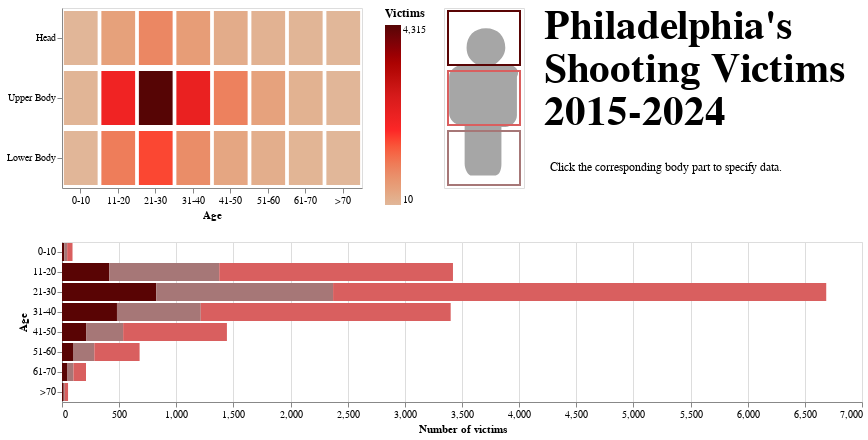

The notebook cell this image was saved under:
### Code cell
#Create an interactive selection for body parts (acting as clickable elements)
dataSelection = alt.selection_point(
    fields=['bodyParts'],
    on="click",
    empty=True
)

chart3 = (
    alt.Chart(woundCounts)
    .mark_bar()
    .encode(
        x=alt.X("Count:Q",title="Number of victims"),
        y=alt.Y("ageGroup:N",title="Age"),
        color=alt.condition(
            dataSelection,
            alt.Color(
                "bodyParts:N",
                scale=alt.Scale(
                    domain=['Head', 'Upper Body', 'Lower Body'],
                    range=['#590404','#D95F5F','#A67777']
                ),
                legend=None,
            ),
            alt.value("lightgray")
        )
    )
    .properties(width=800)
    .add_params(dataSelection)
)

chart1 = (
    alt.Chart(woundCounts)
    .mark_bar()
    .encode(
        x=alt.X("ageGroup:N", axis=alt.Axis(labelAngle=0),title="Age"),
        y=alt.Y("bodyParts:N", sort=['Head', 'Upper Body', 'Lower Body'],title=""),
        color=alt.condition(
            dataSelection,
            alt.Color(
                "Count:Q",
                scale=alt.Scale(
                    range=['#E1B799', '#EC8461', '#FF2828', '#D71B1B', '#A90100', '#560505']
                ),
                legend=alt.Legend(
                    title="Victims",
                    titleFontSize=12,
                    labelFontSize=10,
                    symbolSize=10,
                    offset=-140
                )
            ),
            alt.value("lightgray")
        ),
    )
    .properties(width=300, height=180)
    .add_params(dataSelection)
)

#Create a DataFrame with only one data point
dataPerson = pd.DataFrame([{'bodyParts': 'Whole Body'}])

#Sample data for body parts: Head, Body, and Legs
data_parts = pd.DataFrame({
    'bodyParts': ['Head', 'Upper Body', 'Lower Body'],
    'x': [1, 1, 1],
    'y': [3, 2, 1],
    'Count': [1, 1, 1]
})

#SVG path for a person shape
person = (
    "M1.3 -1.7h-0.8c0.3 -0.2 0.6 -0.5 0.6 -0.9c0 -0.6 "
    "-0.4 -1 -1 -1c-0.6 0 -1 0.4 -1 1c0 0.4 0.2 0.7 0.6 "
    "0.9h-0.8c-0.4 0 -0.7 0.3 -0.7 0.6v1.9c0 0.3 0.3 0.6 "
    "0.6 0.6h0.2c0 0 0 0.1 0 0.1v1.9c0 0.3 0.2 0.6 0.3 "
    "0.6h1.3c0.2 0 0.3 -0.3 0.3 -0.6v-1.8c0 0 0 -0.1 0 "
    "-0.1h0.2c0.3 0 0.6 -0.3 0.6 -0.6v-2c0.2 -0.3 -0.1 "
    "-0.6 -0.4 -0.6z"
)

#Chart for the person shape
person_chart = alt.Chart(dataPerson).mark_point(
    filled=True,
    size=1500,
    color='grey'
).encode(
    alt.ShapeValue(person)
)

#Create the bar chart for head, body, and legs
parts_chart = alt.Chart(data_parts).mark_bar(
    size=100,
    fillOpacity=0,
    strokeWidth=2
).encode(
    x=alt.X('x:O', axis=None),
    y=alt.Y('y:O', axis=None, sort='descending', bandPosition=0),
    stroke=alt.condition(
        dataSelection,
        alt.Color(
            "bodyParts:N",
            scale=alt.Scale(
                domain=['Head', 'Upper Body', 'Lower Body'],
                range=['#590404','#D95F5F','#A67777']
            ),
            legend=None
        ),
        alt.value('lightgray'), 
    ),
    strokeOpacity=alt.condition(
        dataSelection, 
        alt.value(1),
        alt.value(0)
    ),
    tooltip=['bodyParts']
).properties(
    width=80,
    height=180
).add_params(
    dataSelection
)

#Combine all the charts: person, head, body, and legs
chart2 = person_chart + parts_chart

#Combine chart1 and chart2 horizontally
horizontal_concat = alt.hconcat(chart1, chart2, spacing=80).properties(
    title={
        "text": ["Click the corresponding body part to specify data."],
        "anchor": "middle",
        "align": "left",
        "dx": 285,
        "dy": 170,
        "fontSize": 12,
        "fontWeight": "normal",
    }
)

#Vertically combine the horizontal_concat and chart3
dashboard = alt.vconcat(horizontal_concat, chart3).properties(
    title={
        "text": ["Philadelphia's","Shooting Victims","2015-2024"],
        "anchor": "middle",
        "align": "left",
        "dx": 110,
        "dy": 130,
        "fontSize": 41,
        "fontWeight": "bold",
    }
)

#Display the concatenated charts
dashboard

### Figure 1 — Vega-Lite specification as saved in the notebook (floating-point values rounded to 4 significant figures)
{"config": {"view": {"continuousWidth": 300, "continuousHeight": 300}}, "vconcat": [{"hconcat": [{"data": {"name": "data-cb723954914ed2f5eb82bbadf2ac7435"}, "mark": {"type": "bar"}, "encoding": {"color": {"condition": {"param": "param_3", "empty": true, "field": "Count", "legend": {"labelFontSize": 10, "offset": -140, "symbolSize": 10, "title": "Victims", "titleFontSize": 12}, "scale": {"range": ["#E1B799", "#EC8461", "#FF2828", "#D71B1B", "#A90100", "#560505"]}, "type": "quantitative"}, "value": "lightgray"}, "x": {"axis": {"labelAngle": 0}, "field": "ageGroup", "title": "Age", "type": "nominal"}, "y": {"field": "bodyParts", "sort": ["Head", "Upper Body", "Lower Body"], "title": "", "type": "nominal"}}, "height": 180, "name": "view_4", "width": 300}, {"layer": [{"data": {"name": "data-3143a076380e54a954a91b96bb8ca03c"}, "mark": {"type": "point", "color": "grey", "filled": true, "size": 1500}, "encoding": {"shape": {"value": "M1.3 -1.7h-0.8c0.3 -0.2 0.6 -0.5 0.6 -0.9c0 -0.6 -0.4 -1 -1 -1c-0.6 0 -1 0.4 -1 1c0 0.4 0.2 0.7 0.6 0.9h-0.8c-0.4 0 -0.7 0.3 -0.7 0.6v1.9c0 0.3 0.3 0.6 0.6 0.6h0.2c0 0 0 0.1 0 0.1v1.9c0 0.3 0.2 0.6 0.3 0.6h1.3c0.2 0 0.3 -0.3 0.3 -0.6v-1.8c0 0 0 -0.1 0 -0.1h0.2c0.3 0 0.6 -0.3 0.6 -0.6v-2c0.2 -0.3 -0.1 -0.6 -0.4 -0.6z"}}}, {"data": {"name": "data-95bcce0ded199ec6461ea1622c791e80"}, "mark": {"type": "bar", "fillOpacity": 0, "size": 100, "strokeWidth": 2}, "encoding": {"stroke": {"condition": {"param": "param_3", "empty": true, "field": "bodyParts", "legend": null, "scale": {"domain": ["Head", "Upper Body", "Lower Body"], "range": ["#590404", "#D95F5F", "#A67777"]}, "type": "nominal"}, "value": "lightgray"}, "strokeOpacity": {"condition": {"param": "param_3", "value": 1, "empty": true}, "value": 0}, "tooltip": [{"field": "bodyParts", "type": "nominal"}], "x": {"axis": null, "field": "x", "type": "ordinal"}, "y": {"axis": null, "bandPosition": 0, "field": "y", "sort": "descending", "type": "ordinal"}}, "name": "view_3"}], "height": 180, "width": 80}], "spacing": 80, "title": {"text": ["Click the corresponding body part to specify data."], "anchor": "middle", "align": "left", "dx": 285, "dy": 170, "fontSize": 12, "fontWeight": "normal"}}, {"data": {"name": "data-cb723954914ed2f5eb82bbadf2ac7435"}, "mark": {"type": "bar"}, "encoding": {"color": {"condition": {"param": "param_3", "empty": true, "field": "bodyParts", "legend": null, "scale": {"domain": ["Head", "Upper Body", "Lower Body"], "range": ["#590404", "#D95F5F", "#A67777"]}, "type": "nominal"}, "value": "lightgray"}, "x": {"field": "Count", "title": "Number of victims", "type": "quantitative"}, "y": {"field": "ageGroup", "title": "Age", "type": "nominal"}}, "name": "view_5", "width": 800}], "params": [{"name": "param_3", "select": {"type": "point", "fields": ["bodyParts"], "on": "click"}, "views": ["view_4", "view_3", "view_5"]}], "title": {"text": ["Philadelphia's", "Shooting Victims", "2015-2024"], "anchor": "middle", "align": "left", "dx": 110, "dy": 130, "fontSize": 41, "fontWeight": "bold"}, "$schema": "https://vega.github.io/schema/vega-lite/v5.14.1.json", "datasets": {"data-cb723954914ed2f5eb82bbadf2ac7435": [{"bodyParts": "Head", "ageGroup": "0-10", "Count": 20}, {"bodyParts": "Head", "ageGroup": "11-20", "Count": 414}, {"bodyParts": "Head", "ageGroup": "21-30", "Count": 825}, {"bodyParts": "Head", "ageGroup": "31-40", "Count": 481}, {"bodyParts": "Head", "ageGroup": "41-50", "Count": 211}, {"bodyParts": "Head", "ageGroup": "51-60", "Count": 101}, {"bodyParts": "Head", "ageGroup": "61-70", "Count": 44}, {"bodyParts": "Head", "ageGroup": ">70", "Count": 15}, {"bodyParts": "Lower Body", "ageGroup": "0-10", "Count": 25}, {"bodyParts": "Lower Body", "ageGroup": "11-20", "Count": 962}, {"bodyParts": "Lower Body", "ageGroup": "21-30", "Count": 1547}, {"bodyParts": "Lower Body", "ageGroup": "31-40", "Count": 733}, {"bodyParts": "Lower Body", "ageGroup": "41-50", "Count": 324}, {"bodyParts": "Lower Body", "ageGroup": "51-60", "Count": 182}, {"bodyParts": "Lower Body", "ageGroup": "61-70", "Count": 56}, {"bodyParts": "Lower Body", "ageGroup": ">70", "Count": 10}, {"bodyParts": "Upper Body", "ageGroup": "0-10", "Count": 47}, {"bodyParts": "Upper Body", "ageGroup": "11-20", "Count": 2045}, {"bodyParts": "Upper Body", "ageGroup": "21-30", "Count": 4315}, {"bodyParts": "Upper Body", "ageGroup": "31-40", "Count": 2187}, {"bodyParts": "Upper Body", "ageGroup": "41-50", "Count": 908}, {"bodyParts": "Upper Body", "ageGroup": "51-60", "Count": 396}, {"bodyParts": "Upper Body", "ageGroup": "61-70", "Count": 110}, {"bodyParts": "Upper Body", "ageGroup": ">70", "Count": 28}], "data-3143a076380e54a954a91b96bb8ca03c": [{"bodyParts": "Whole Body"}], "data-95bcce0ded199ec6461ea1622c791e80": [{"bodyParts": "Head", "x": 1, "y": 3, "Count": 1}, {"bodyParts": "Upper Body", "x": 1, "y": 2, "Count": 1}, {"bodyParts": "Lower Body", "x": 1, "y": 1, "Count": 1}]}}
